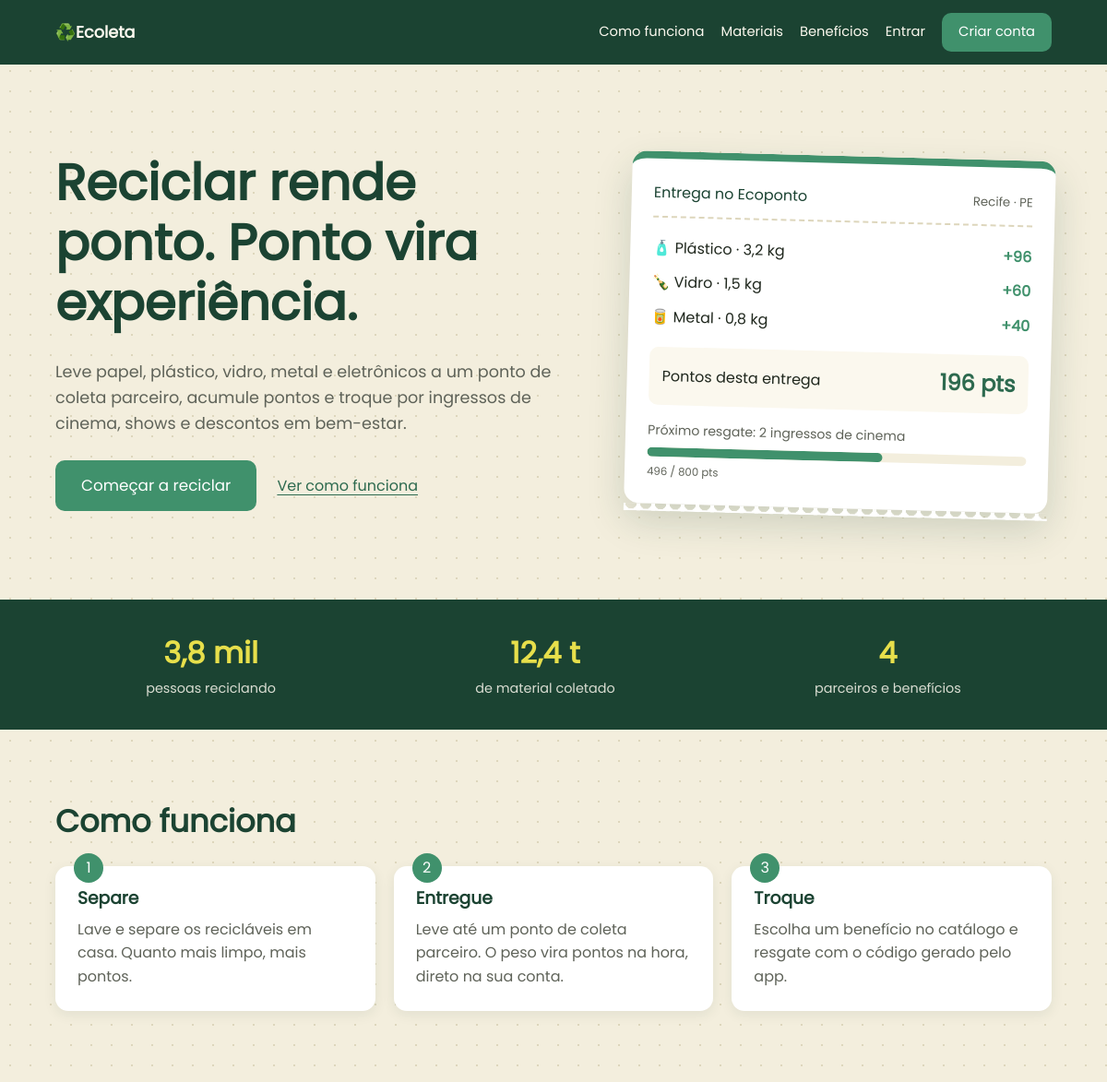
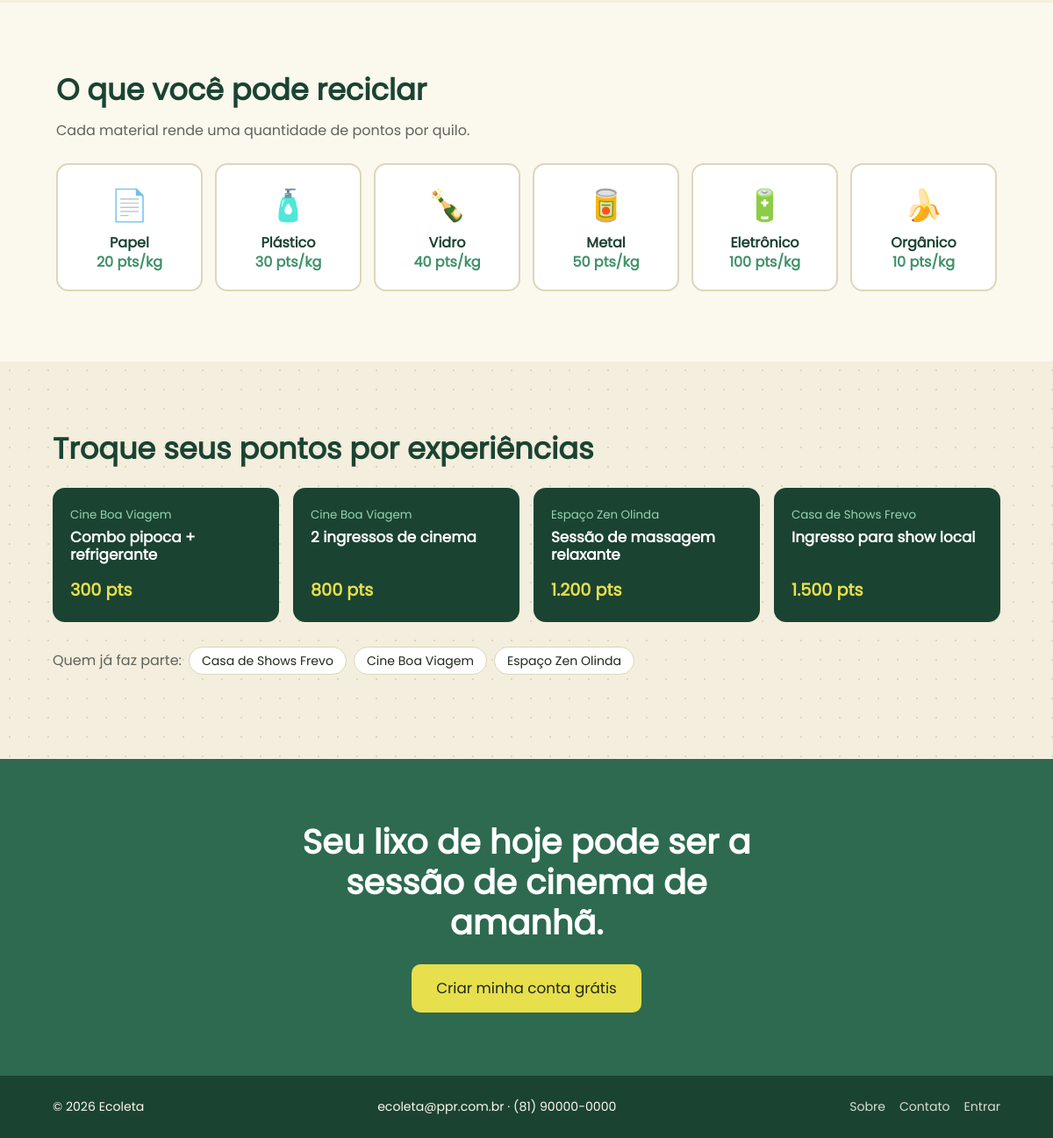
The page / on the database its author committed (2 pictures, top to bottom).
### tables this page shows
CREATE TABLE materiais (
  id INT UNSIGNED AUTO_INCREMENT PRIMARY KEY,
  nome VARCHAR(60) NOT NULL UNIQUE,
  descricao VARCHAR(255) NULL,
  pontos_por_kg INT UNSIGNED NOT NULL,
  icone VARCHAR(8) NULL,
  ativo TINYINT(1) NOT NULL DEFAULT 1
);

CREATE TABLE beneficios (
  id INT UNSIGNED AUTO_INCREMENT PRIMARY KEY,
  parceiro_id INT UNSIGNED NULL,
  titulo VARCHAR(120) NOT NULL,
  descricao VARCHAR(255) NULL,
  custo_pontos INT UNSIGNED NOT NULL,
  estoque INT UNSIGNED NULL,
  validade DATE NULL,
  ativo TINYINT(1) NOT NULL DEFAULT 1,
  FOREIGN KEY (parceiro_id) REFERENCES parceiros(id) ON DELETE SET NULL
);

CREATE TABLE parceiros (
  id INT UNSIGNED AUTO_INCREMENT PRIMARY KEY,
  nome VARCHAR(120) NOT NULL,
  categoria VARCHAR(60) NULL,
  cidade VARCHAR(80) NULL,
  endereco VARCHAR(160) NULL,
  telefone VARCHAR(20) NULL,
  ativo TINYINT(1) NOT NULL DEFAULT 1
);

### includes/auth.php (called while the page is built, shortened)
<?php
function e($v): string { return htmlspecialchars((string)$v, ENT_QUOTES, 'UTF-8'); }
function usuario_atual(): ?array {
    if (empty($_SESSION['uid'])) return null;
    static $u = false;
    return $u;
}

### index.php (the view, shortened to what this page needs)
<?php
require __DIR__.'/includes/auth.php';
$logado = usuario_atual();
$materiais = $beneficios = $parceiros = [];
$stats = ['usuarios'=>0,'kg'=>0,'parceiros'=>0];
try {
    $pdo = db();
    $materiais = $pdo->query("SELECT nome,icone,pontos_por_kg FROM materiais WHERE ativo=1 ORDER BY id")->fetchAll();
    $beneficios = $pdo->query("SELECT b.titulo,b.custo_pontos,p.nome parceiro FROM beneficios b LEFT JOIN parceiros p ON p.id=b.parceiro_id WHERE b.ativo=1 ORDER BY b.custo_pontos LIMIT 6")->fetchAll();
    $parceiros = $pdo->query("SELECT nome,categoria,cidade FROM parceiros WHERE ativo=1 AND (categoria IS NULL OR categoria<>'Ponto de coleta') ORDER BY nome LIMIT 8")->fetchAll();
    $stats['usuarios'] = (int)$pdo->query("SELECT COUNT(*) FROM usuarios")->fetchColumn();
    $stats['kg'] = (float)$pdo->query("SELECT COALESCE(SUM(peso_kg),0) FROM entregas")->fetchColumn();
    $stats['parceiros'] = (int)$pdo->query("SELECT COUNT(*) FROM parceiros WHERE ativo=1")->fetchColumn();
} catch (Throwable $t) {}
?>
<!DOCTYPE html>
<html lang="pt-br">
<head>
  <link rel="stylesheet" href="css/landing.css">
</head>
<body>
<header class="topo">
  <a class="marca" href="index.php"><span>♻️</span>Ecoleta</a>
  <nav>
    <a href="#como-funciona">Como funciona</a>
    <a href="#materiais">Materiais</a>
    <a href="#beneficios">Benefícios</a>
    <?php if ($logado): ?>
      <a class="btn" href="inicio.php">Minha conta</a>
    <?php else: ?>
      <a href="login.php">Entrar</a><a class="btn" href="cadastro.php">Criar conta</a>
    <?php endif; ?>
  </nav>
</header>
<main>
  <section class="hero">
    <div class="hero-texto">
      <h1>Reciclar rende ponto. Ponto vira experiência.</h1>
      <p>Leve papel, plástico, vidro, metal e eletrônicos a um ponto de coleta parceiro, acumule pontos e troque por ingressos de cinema, shows e descontos em bem-estar.</p>
      <div class="acoes">
        <a class="btn grande" href="<?= $logado ? 'inicio.php' : 'cadastro.php' ?>">Começar a reciclar</a>
        <a class="link" href="#como-funciona">Ver como funciona</a>
      </div>
    </div>
    <aside class="ticket" aria-label="Exemplo de recibo de entrega">
      <div class="ticket-topo"><span>Entrega no Ecoponto</span><small>Recife · PE</small></div>
      <ul>
        <li><span>🧴 Plástico · 3,2 kg</span><b>+96</b></li>
        <li><span>🍾 Vidro · 1,5 kg</span><b>+60</b></li>
        <li><span>🥫 Metal · 0,8 kg</span><b>+40</b></li>
      </ul>
      <div class="ticket-total"><span>Pontos desta entrega</span><b>196 pts</b></div>
      <div class="ticket-meta">
        <span>Próximo resgate: 2 ingressos de cinema</span>
        <div class="barra"><i style="width:62%"></i></div>
        <small>496 / 800 pts</small>
      </div>
    </aside>
  </section>
  <section class="faixa-stats">
    <div><b><?= $stats['usuarios'] ? number_format($stats['usuarios'],0,',','.') : '3,8 mil' ?></b><span>pessoas reciclando</span></div>
    <div><b><?= $stats['kg'] ? number_format($stats['kg'],1,',','.').' kg' : '12,4 t' ?></b><span>de material coletado</span></div>
    <div><b><?= $stats['parceiros'] ?: 210 ?></b><span>parceiros e benefícios</span></div>
  </section>
  <section id="como-funciona" class="bloco">
    <h2>Como funciona</h2>
    <ol class="passos">
      <li><h3>Separe</h3><p>Lave e separe os recicláveis em casa. Quanto mais limpo, mais pontos.</p></li>
      <li><h3>Entregue</h3><p>Leve até um ponto de coleta parceiro. O peso vira pontos na hora, direto na sua conta.</p></li>
      <li><h3>Troque</h3><p>Escolha um benefício no catálogo e resgate com o código gerado pelo app.</p></li>
    </ol>
  </section>
  <section id="materiais" class="bloco claro">
    <h2>O que você pode reciclar</h2>
    <p class="sub">Cada material rende uma quantidade de pontos por quilo.</p>
    <div class="grade-materiais">
      <?php foreach ($materiais as $m): ?>
        <div class="material"><span class="emoji"><?= e($m['icone'] ?: '♻️') ?></span><h3><?= e($m['nome']) ?></h3><p><?= (int)$m['pontos_por_kg'] ?> pts/kg</p></div>
      <?php endforeach; ?>
    </div>
  </section>
  <section id="beneficios" class="bloco">
    <h2>Troque seus pontos por experiências</h2>
    <div class="grade-beneficios">
      <?php foreach ($beneficios as $b): ?>
        <article class="beneficio"><small><?= e($b['parceiro'] ?? 'Parceiro') ?></small><h3><?= e($b['titulo']) ?></h3><b><?= number_format((int)$b['custo_pontos'],0,',','.') ?> pts</b></article>
      <?php endforeach; ?>
    </div>
    <?php if ($parceiros): ?>
      <p class="parceiros"><span>Quem já faz parte:</span>
        <?php foreach ($parceiros as $p): ?><em><?= e($p['nome']) ?></em><?php endforeach; ?></p>
    <?php endif; ?>
  </section>
  <section class="chamada">
    <h2>Seu lixo de hoje pode ser a sessão de cinema de amanhã.</h2>
    <a class="btn grande amarelo" href="<?= $logado ? 'inicio.php' : 'cadastro.php' ?>">Criar minha conta grátis</a>
  </section>
</main>
<footer class="rodape">
  <span>© <?= date('Y') ?> Ecoleta</span>
  <span>ecoleta@ppr.com.br · (81) 90000-0000</span>
  <nav><a href="sobre.php">Sobre</a><a href="contato.php">Contato</a><a href="login.php">Entrar</a></nav>
</footer>
</body>
</html>

### rows shown on the page
materiais: icone "📄", nome "Papel", pontos_por_kg "20"
materiais: icone "🧴", nome "Plástico", pontos_por_kg "30"
materiais: icone "🍾", nome "Vidro", pontos_por_kg "40"
materiais: icone "🥫", nome "Metal", pontos_por_kg "50"
materiais: icone "🔋", nome "Eletrônico", pontos_por_kg "100"
materiais: icone "🍌", nome "Orgânico", pontos_por_kg "10"
beneficios: parceiro.nome "Cine Boa Viagem", titulo "Combo pipoca + refrigerante", custo_pontos "300"
beneficios: parceiro.nome "Cine Boa Viagem", titulo "2 ingressos de cinema", custo_pontos "800"
beneficios: parceiro.nome "Espaço Zen Olinda", titulo "Sessão de massagem relaxante", custo_pontos "1.200"
beneficios: parceiro.nome "Casa de Shows Frevo", titulo "Ingresso para show local", custo_pontos "1.500"
parceiros: nome "Casa de Shows Frevo"
parceiros: nome "Cine Boa Viagem"
parceiros: nome "Espaço Zen Olinda"

### other values the page prints
$stats['parceiros'] ?: 210 "4"
